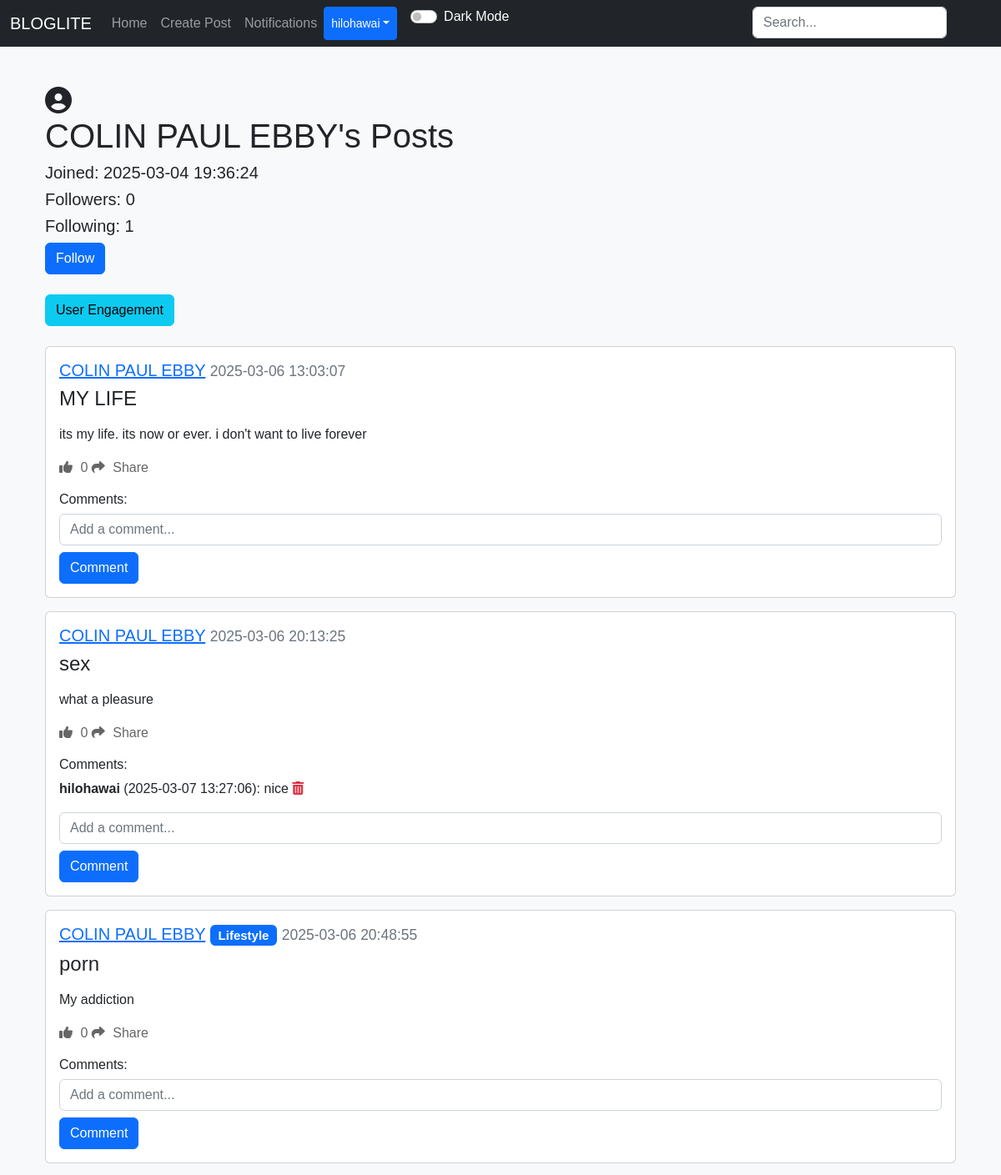
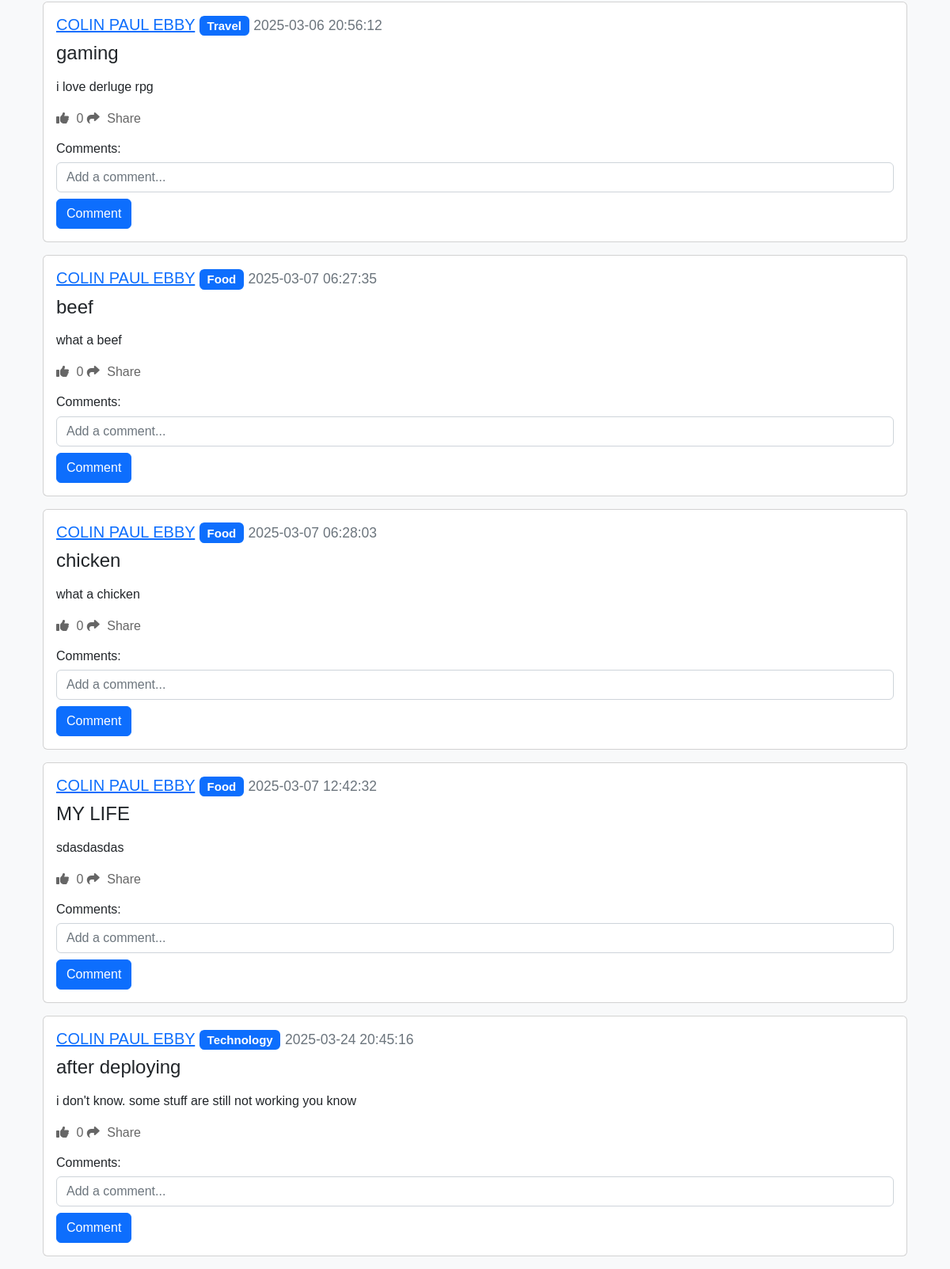
/posts/COLIN PAUL EBBY (signed in), run on the app's committed database (2 pictures, top to bottom).
### applicaton/models.py (models this page shows)
class User(db.Model, UserMixin):
    id = db.Column(db.Integer, primary_key=True)
    email = db.Column(db.String(150), unique=True)
    username = db.Column(db.String(150), unique=True)
    password = db.Column(db.String(150))
    date_created = db.Column(db.DateTime(timezone=True), default=func.now())
    profile_picture = db.Column(db.String(150), nullable=True)
    posts = db.relationship("Post", backref="user", cascade="all, delete")
    comments = db.relationship("Comment", backref="user", cascade="all, delete")
    likes = db.relationship("Like", backref="user", cascade="all, delete")
    followers = db.relationship("Follower", foreign_keys=[Follower.user_id], backref="followed_user", lazy="dynamic")
    following = db.relationship("Follower", foreign_keys=[Follower.follower_id], backref="follower", lazy="dynamic")
    notifications = db.relationship("Notification", backref="user", cascade="all, delete", lazy="dynamic")

class Post(db.Model):
    id = db.Column(db.Integer, primary_key=True)
    title = db.Column(db.String(150), nullable=False)  # Add title field
    text = db.Column(db.Text, nullable=False)
    date_created = db.Column(db.DateTime(timezone=True), default=func.now())
    author = db.Column(db.Integer, db.ForeignKey('user.id'), nullable=False)
    category_id = db.Column(db.Integer, db.ForeignKey('category.id'), nullable=True)
    comments = db.relationship("Comment", backref="post", cascade="all, delete")
    likes = db.relationship("Like", backref="post", cascade="all, delete")

class Comment(db.Model):
    id = db.Column(db.Integer, primary_key=True)
    text = db.Column(db.String(20), nullable=False)
    date_created = db.Column(db.DateTime(timezone=True), default=func.now())
    author = db.Column(db.Integer, db.ForeignKey('user.id'), nullable=False)
    post_id = db.Column(db.Integer, db.ForeignKey('post.id'), nullable=False)

class Category(db.Model):
    id = db.Column(db.Integer, primary_key=True)
    name = db.Column(db.String(50), unique=True, nullable=False)
    posts = db.relationship("Post", backref="category", cascade="all, delete")

### applicaton/views.py (the view)
@views.route("/posts/<username>")
@login_required
def post(username):
    user = User.query.filter_by(username=username).first()
    if not user:
        flash("No user with that username exists", category="error")
        return redirect(url_for('views.home'))
    posts = user.posts
    user_id = user.id
    following = Follower.query.filter_by(
        user_id=user.id, follower_id=current_user.id).first()
    return render_template("posts.html", user=current_user, posts=posts, username=username, User=User, following=following, user_id=user_id, profile_user=user)

### applicaton/templates/posts.html (shortened to what this page needs)
{% extends "nav.html" %}
{% block content %}
<div class="container mt-5">
    <div class="profile-pic-container mr-3">
        {% if profile_user.profile_picture %}
            <img src="{{ url_for('static', filename='uploads/' + profile_user.profile_picture) }}" alt="Profile Picture" class="profile-pic">
        {% else %}
            <i class="fas fa-user-circle fa-2x"></i>
        {% endif %}
    </div>
    <h1>{{ username }}'s Posts</h1>
    <h5>Joined: {{ profile_user.date_created }}</h5>
    <h5>Followers: {{ profile_user.followers.count() }}</h5>
    <h5>Following: {{ profile_user.following.count() }}</h5>
    <form action="{{ url_for('views.follow_unfollow', username=username) }}" method="POST">
        {% if following %}
            <button type="submit" class="btn btn-danger">Unfollow</button>
        {% else %}
            <button type="submit" class="btn btn-primary">Follow</button>
        {% endif %}
    </form>
    <br>
    <a href="{{ url_for('views.user_engagement', user_id=user_id) }}" class="btn btn-info">User Engagement</a>
    <br>
    <br>
    {% for post in posts %}
        <div class="card mb-3">
            <div class="card-body">
                <h5 class="card-title">
                    <a href="{{ url_for('views.post', username=username) }}">{{ username }}</a>
                    {% if post.category %}
                        <span class="badge bg-primary">{{ post.category.name }}</span>
                    {% endif %}
                    <small class="text-muted">{{ post.date_created }}</small>
                </h5>
                <h4>{{ post.title }}</h4>
                <p class="card-text">{{ post.text | safe }}</p>
                <div>
                    <a href="#" class="like-btn" data-post-id="{{ post.id }}">
                        <i class="fas fa-thumbs-up"></i> <span class="like-count">{{ post.likes|length }}</span>
                    </a>
                    <a href="#" class="share-btn ml-3" data-post-id="{{ post.id }}" data-bs-toggle="modal" data-bs-target="#shareModal">
                        <i class="fas fa-share"></i> Share
                    </a>
                </div>
                <h6 class="mt-3">Comments:</h6>
                <div id="comments-{{ post.id }}">
                    {% for comment in post.comments %}
                        <p id="comment-{{ comment.id }}">
                            <strong>{{ comment.user.username }}</strong> ({{ comment.date_created }}): {{ comment.text }}
                            {% if user.id == comment.author or user.id == comment.post.author %}
                                <a href="#" class="delete-comment text-danger ml-2" data-comment-id="{{ comment.id }}">
                                    <i class="fas fa-trash-alt"></i>
                                </a>
                            {% endif %}
                        </p>
                    {% endfor %}
                </div>
                <form class="comment-form" method="POST" data-post-id="{{ post.id }}">
                    <div class="form-group">
                        <input type="text" name="text" class="comment-text form-control" placeholder="Add a comment...">
                        <button type="submit" class="btn btn-primary mt-2">Comment</button>
                    </div>
                </form>
            </div>
        </div>
    {% endfor %}
</div>
{% endblock %}

### applicaton/templates/nav.html (shortened to what this page needs)
<!DOCTYPE html>
<html lang="en">
<head>
  <link href="https://cdn.jsdelivr.net/npm/bootstrap@5.2.3/dist/css/bootstrap.min.css" rel="stylesheet">
  <link rel="stylesheet" href="https://code.jquery.com/ui/1.12.1/themes/base/jquery-ui.css">
  <link rel="stylesheet" href="{{ url_for('static', filename='style.css') }}">
</head>
<body>
  <nav class="navbar navbar-expand-lg navbar-dark bg-dark">
    <div class="container-fluid">
      <a class="navbar-brand" href="/home">BLOGLITE</a>
      <div class="collapse navbar-collapse" id="navbar">
        <div class="navbar-nav">
          <a class="nav-item nav-link" href="/home">Home</a>
          {% if user.is_authenticated %}
            <a class="nav-item nav-link" href="/create-post">Create Post</a>
            <a class="nav-item nav-link" href="/notifications">Notifications</a>
            <div style="position: absolute; right: 57px;">
              <form action="{{ url_for('views.search') }}" method="POST" class="d-flex" role="search">
                <input type="search" placeholder="Search..." name="query" class="form-control me-2" id="search-input">
              </form>
            </div>
            <div class="btn-group">
              <button type="button" class="btn btn-sm btn-primary dropdown-toggle" data-bs-toggle="dropdown">{{ user.username }}</button>
            </div>
          {% else %}
            <a class="nav-item nav-link" href="/login">Login</a>
            <a class="nav-item nav-link" href="/sign-up">Sign Up</a>
          {% endif %}
          <div class="form-check form-switch ms-3">
            <input class="form-check-input" type="checkbox" id="darkModeToggle" onclick="toggleDarkMode()">
            <label class="form-check-label text-white" for="darkModeToggle">Dark Mode</label>
          </div>
        </div>
      </div>
    </div>
  </nav>
  <div class="container">{% block content %}{% endblock %}</div>
</body>
</html>

### applicaton/static/style.css (style rules this page uses)
body { background-color: #f8f9fa; font-family: Arial, sans-serif; }
.profile-pic-container { display: inline-block; vertical-align: middle; margin-right: 10px; }
.like-btn { color: #666; text-decoration: none; transition: color 0.3s ease; }
.like-btn i { margin-right: 5px; }
.share-btn { color: #666; text-decoration: none; transition: color 0.3s ease; }
.share-btn i { margin-right: 5px; }

### data on the page
User: username "hilohawai"
User: username "COLIN PAUL EBBY", date_created "2025-03-04 19:36:24"
Post: username "COLIN PAUL EBBY", date_created "2025-03-06 13:03:07", title "MY LIFE", text "its my life. its now or ever. i don't want to live forever", likes|length "0"
Post: username "COLIN PAUL EBBY", date_created "2025-03-06 20:13:25", title "sex", text "what a pleasure", likes|length "0"
Comment: user.username "hilohawai", date_created "2025-03-07 13:27:06", text "nice"
Post: username "COLIN PAUL EBBY", category.name "Lifestyle", date_created "2025-03-06 20:48:55", title "porn", text "My addiction", likes|length "0"
Post: username "COLIN PAUL EBBY", category.name "Travel", date_created "2025-03-06 20:56:12", title "gaming", text "i love derluge rpg", likes|length "0"
Post: username "COLIN PAUL EBBY", category.name "Food", date_created "2025-03-07 06:27:35", title "beef", text "what a beef", likes|length "0"
Post: username "COLIN PAUL EBBY", category.name "Food", date_created "2025-03-07 06:28:03", title "chicken", text "what a chicken", likes|length "0"
Post: username "COLIN PAUL EBBY", category.name "Food", date_created "2025-03-07 12:42:32", title "MY LIFE", text "sdasdasdas", likes|length "0"
Post: username "COLIN PAUL EBBY", category.name "Technology", date_created "2025-03-24 20:45:16", title "after deploying", text "i don't know. some stuff are still not working you know", likes|length "0"

### other printed values
{{ profile_user.followers.count() }} "0"
{{ profile_user.following.count() }} "1"
